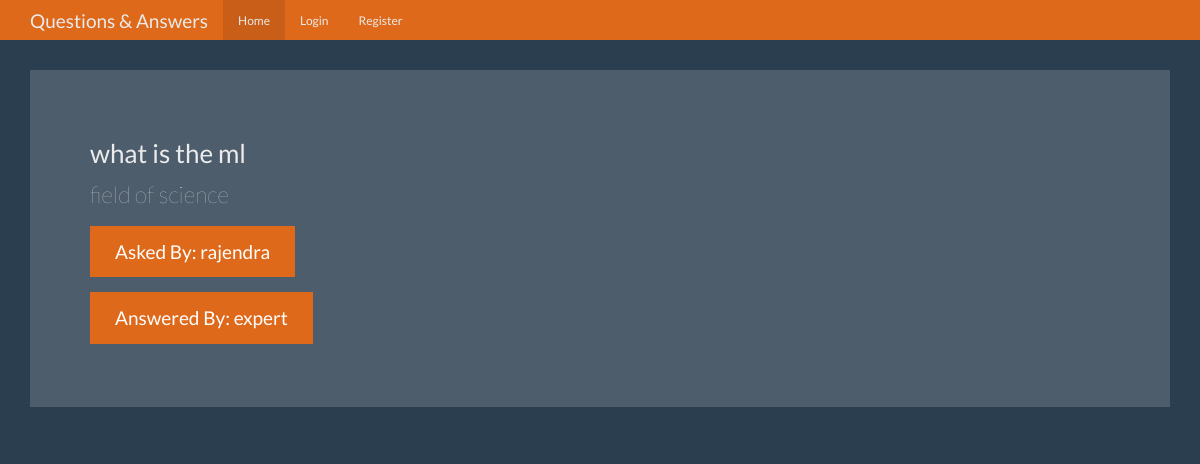
Screenshot of /question/1 with the database file from the repository.
### tables this page shows
CREATE TABLE questions(
    id integer primary key autoincrement,
    question_text text not null,
    answer_text text,
    asked_by_id integer not null,
    expert_id integer not null
);

CREATE TABLE users(
    id integer primary key autoincrement,
    name text not null,
    password text not null,
    expert boolean not null,
    admin boolean not null
);

### app.py (the view)
@app.route('/question/<question_id>')
def question(question_id):
    user = get_current_user()
    db = get_db()
    question_cur = db.execute('''select
                                 questions.question_text,
                                 questions.answer_text,
                                 askers.name as asker_name,
                                 experts.name as expert_name
                                 from questions
                                 join users as askers on askers.id = questions.asked_by_id
                                 join users as experts on experts.id = questions.expert_id where questions.id = ?''',[question_id])
    question = question_cur.fetchone()
    return render_template('question.html',user = user, question = question)

### app.py (called while the page is built)
def connect_db():
    sql = sqlite3.connect('question.db')
    sql.row_factory = sqlite3.Row
    return sql

def get_db():
    if not hasattr(g, 'sqlite_db'):
        g.sqlite_db = connect_db()
    return g.sqlite_db

def get_current_user():
    user_result = None
    if 'user' in session:
        user = session['user']
        db = get_db()
        user_cur = db.execute('select id, name, password,admin,expert from users where name = ?',[user])
        user_result = user_cur.fetchone()
        return user_result

### templates/question.html (shortened to what this page needs)
{% extends 'base.html' %}
{% from "show_links.html" import show_links %}
{% block nav %}
{{ show_links(user)}}
{% endblock %}
{% block body %}
      <div class="jumbotron">
        <h3>{{ question['question_text'] }}</h3>
        <p>{{ question['answer_text'] }}</p>
        <p><a class="btn btn-primary btn-lg">Asked By: {{ question['asker_name'] }}</a></p>
        <p><a class="btn btn-primary btn-lg">Answered By: {{ question['expert_name'] }}</a></p>
      </div>
{% endblock %}

### static/theme.css (style rules this page uses)
body { padding-top: 70px; padding-bottom: 30px; }

### rows the page displays
questions: question_text "what is the ml", answer_text "field of science"
users: asker_name "rajendra"
users: expert_name "expert"
